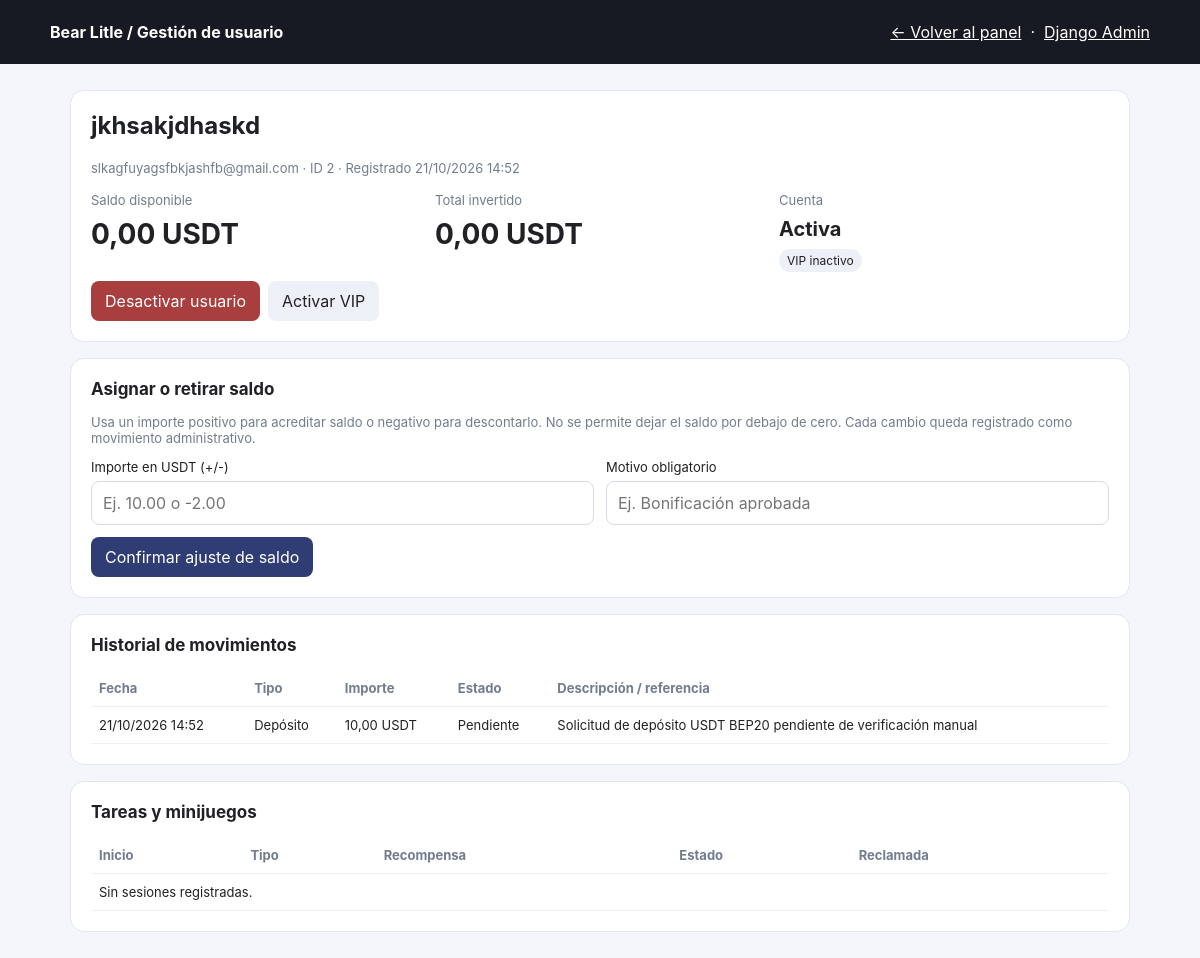
The app's page /gestion/usuarios/2/ (signed in) with its own data.
### accounts/models.py (models this page shows, shortened)
class Wallet(models.Model):
    user = models.OneToOneField(settings.AUTH_USER_MODEL, on_delete=models.CASCADE, related_name='wallet')
    balance = models.DecimalField(max_digits=14, decimal_places=2, default=Decimal('0.00'))
    total_invested = models.DecimalField(max_digits=14, decimal_places=2, default=Decimal('0.00'))
    vip_active = models.BooleanField(default=False)
    last_withdrawal_at = models.DateTimeField(null=True, blank=True)
    created_at = models.DateTimeField(auto_now_add=True)

class Transaction(models.Model):
    class Kind(models.TextChoices):
        DEPOSIT = 'deposit', 'Depósito'
        WITHDRAWAL = 'withdrawal', 'Retiro'
        GAME_REWARD = 'game_reward', 'Recompensa de minijuego'
        ADMIN_ADJUSTMENT = 'admin_adjustment', 'Ajuste administrativo'
    class Status(models.TextChoices):
        PENDING = 'pending', 'Pendiente'
        APPROVED = 'approved', 'Aprobado'
        REJECTED = 'rejected', 'Rechazado'
    user = models.ForeignKey(settings.AUTH_USER_MODEL, on_delete=models.CASCADE, related_name='transactions')
    kind = models.CharField(max_length=20, choices=Kind.choices)
    status = models.CharField(max_length=20, choices=Status.choices, default=Status.PENDING)
    amount = models.DecimalField(max_digits=14, decimal_places=2)
    txid = models.CharField(max_length=150, blank=True)
    destination = models.CharField(max_length=150, blank=True)
    description = models.CharField(max_length=240, blank=True)
    created_at = models.DateTimeField(auto_now_add=True)
    reviewed_at = models.DateTimeField(null=True, blank=True)

### accounts/admin_dashboard.py (the view, shortened to what this page needs)
# urls.py: path("gestion/usuarios/<int:user_id>/", admin_dashboard.user_detail, name="admin_user_detail"),
@staff_required
@require_http_methods(['GET', 'POST'])
def user_detail(request, user_id):
    user = get_object_or_404(User, pk=user_id)
    wallet, _ = Wallet.objects.get_or_create(user=user)
    context = {
        'target_user': user,
        'wallet': wallet,
        'transactions': Transaction.objects.filter(user=user).order_by('-created_at')[:100],
        'games': GameSession.objects.filter(user=user).order_by('-started_at')[:100],
    }
    return render(request, 'accounts/admin_user_detail.html', context)

### accounts/admin_dashboard.py (called while the page is built)
def staff_required(view_func):
    @wraps(view_func)
    def wrapped(request, *args, **kwargs):
        if not request.user.is_authenticated:
            return redirect('admin_login')
        if not (request.user.is_staff or request.user.is_superuser):
            return redirect('admin_login')
        return view_func(request, *args, **kwargs)
    return wrapped

### templates/accounts/admin_user_detail.html (shortened to what this page needs)
<!doctype html><html lang="es"><head><meta charset="utf-8"><meta name="viewport" content="width=device-width,initial-scale=1"><title>{{ target_user.username }} · Bear Litle Admin</title></head><body><header class="top"><strong>Bear Litle / Gestión de usuario</strong><nav><a href="{% url 'admin_dashboard' %}">← Volver al panel</a> &nbsp;·&nbsp; <a href="/admin/">Django Admin</a></nav></header><main class="wrap">
<section class="card"><h1 style="margin-top:0">{{ target_user.username }}</h1><p class="muted">{{ target_user.email|default:'Sin correo' }} · ID {{ target_user.id }} · Registrado {{ target_user.date_joined|date:'d/m/Y H:i' }}</p><div class="grid"><div><span class="muted">Saldo disponible</span><div class="big">{{ wallet.balance|floatformat:2 }} USDT</div></div><div><span class="muted">Total invertido</span><div class="big">{{ wallet.total_invested|floatformat:2 }} USDT</div></div><div><span class="muted">Cuenta</span><div class="big" style="font-size:20px">{% if target_user.is_active %}Activa{% else %}Desactivada{% endif %}</div><span class="pill">{% if wallet.vip_active %}VIP activo{% else %}VIP inactivo{% endif %}</span></div></div><div class="actions"><form method="post">{% csrf_token %}<input type="hidden" name="action" value="toggle_active"><button class="btn {% if target_user.is_active %}warn{% else %}light{% endif %}" type="submit">{% if target_user.is_active %}Desactivar usuario{% else %}Activar usuario{% endif %}</button></form><form method="post">{% csrf_token %}<input type="hidden" name="action" value="toggle_vip"><button class="btn light" type="submit">{% if wallet.vip_active %}Desactivar VIP{% else %}Activar VIP{% endif %}</button></form></div></section>
<section class="card"><h2>Asignar o retirar saldo</h2><p class="muted">Usa un importe positivo para acreditar saldo o negativo para descontarlo. No se permite dejar el saldo por debajo de cero. Cada cambio queda registrado como movimiento administrativo.</p><form method="post">{% csrf_token %}<input type="hidden" name="action" value="balance_adjustment"><div class="formrow"><div class="field"><label for="amount">Importe en USDT (+/-)</label><input id="amount" name="amount" type="number" step="0.01" required placeholder="Ej. 10.00 o -2.00"></div><div class="field"><label for="reason">Motivo obligatorio</label><input id="reason" name="reason" maxlength="240" required placeholder="Ej. Bonificación aprobada"></div></div><div class="actions"><button type="submit" onclick="return confirm('¿Confirmas este ajuste de saldo? Se registrará en el historial.')">Confirmar ajuste de saldo</button></div></form></section>
<section class="card"><h2>Historial de movimientos</h2><div class="tablewrap"><table><thead><tr><th>Fecha</th><th>Tipo</th><th>Importe</th><th>Estado</th><th>Descripción / referencia</th></tr></thead><tbody>{% for tx in transactions %}<tr><td>{{ tx.created_at|date:'d/m/Y H:i' }}</td><td>{{ tx.get_kind_display|default:tx.kind }}</td><td>{{ tx.amount|floatformat:2 }} USDT</td><td>{{ tx.get_status_display }}</td><td>{{ tx.description|default:'—' }} {% if tx.txid %}<br><span class="muted">TXID: {{ tx.txid }}</span>{% endif %}</td></tr>{% empty %}<tr><td colspan="5">Sin movimientos registrados.</td></tr>{% endfor %}</tbody></table></div></section>
<section class="card"><h2>Tareas y minijuegos</h2><div class="tablewrap"><table><thead><tr><th>Inicio</th><th>Tipo</th><th>Recompensa</th><th>Estado</th><th>Reclamada</th></tr></thead><tbody>{% for game in games %}<tr><td>{{ game.started_at|date:'d/m/Y H:i:s' }}</td><td>{{ game.game_type }}</td><td>{{ game.reward }} USDT</td><td>{% if game.claimed_at %}Completada{% else %}Pendiente{% endif %}</td><td>{{ game.claimed_at|date:'d/m/Y H:i:s'|default:'—' }}</td></tr>{% empty %}<tr><td colspan="5">Sin sesiones registradas.</td></tr>{% endfor %}</tbody></table></div></section>
</main></body></html>

### templates/accounts/admin_user_detail.html (style rules this page uses)
:root { font-family:Inter,system-ui,sans-serif;color:#202124;background:#f4f6fb }
* { box-sizing:border-box }
body { margin:0 }
.top { background:#171923;color:white;padding:22px max(22px,calc((100% - 1100px)/2));display:flex;justify-content:space-between;gap:12px }
.top a { color:white }
.wrap { max-width:1100px;margin:26px auto;padding:0 20px }
.grid { display:grid;grid-template-columns:repeat(3,1fr);gap:14px }
.card { background:#fff;border:1px solid #e3e7ef;border-radius:14px;padding:20px;margin-bottom:16px }
.card h2 { font-size:17px;margin:0 0 15px }
.big { font-size:28px;font-weight:750;margin:8px 0 }
.muted { color:#727c8f;font-size:13px }
.formrow { display:grid;grid-template-columns:1fr 1fr;gap:12px }
.field label { display:block;font-size:13px;margin-bottom:6px }
.field input { width:100%;padding:11px;border:1px solid #d7dce5;border-radius:8px;font:inherit }
button,.btn { font:inherit;border:0;background:#303d74;color:#fff;padding:10px 14px;border-radius:8px;cursor:pointer;text-decoration:none;display:inline-block }
.btn.light { background:#edf0f7;color:#222 }
.btn.warn { background:#a83e3e }
.actions { display:flex;flex-wrap:wrap;gap:8px;margin-top:12px }
table { width:100%;border-collapse:collapse;font-size:13px }
th,td { text-align:left;padding:10px 8px;border-bottom:1px solid #edf0f5 }
th { color:#727c8f }
.tablewrap { overflow:auto }
.pill { background:#edf0f7;border-radius:30px;padding:4px 8px;font-size:12px }

### records on screen
Wallet: balance "0,00", total_invested "0,00"
Transaction: created_at "21/10/2026 14:52", kind "Depósito", amount "10,00", status "Pendiente", description "Solicitud de depósito USDT BEP20 pendiente de verificación manual"

### other values on screen
{{ target_user.username }} "jkhsakjdhaskd"
{{ target_user.email|default:'Sin correo' }} "slkagfuyagsfbkjashfb@gmail.com"
{{ target_user.id }} "2"
{{ target_user.date_joined|date:'d/m/Y H:i' }} "21/10/2026 14:52"
